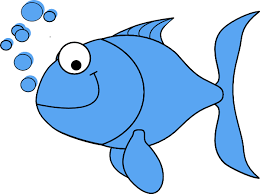
//> input picture inputImages/fish.png, 260 x 194 px
$ ./10_cannyEdgeDetection   (built with g++ and OpenCV 4)
//> lines starting //> are read from the running program, lines starting //| are printed output that depends on the picture; after the words box and inside, x2 and y2 are one past the last pixel; in counts of white or black regions, pixels touching at a corner belong together
/*
*   Author - Priyen Shah
*   Emp ID - 141541

Problem statement:

 Write a program for canny edge detection.
 Its a process of 4 modules viz.
 i) Gaussian smoothing
 ii) Sobel Edge detection
 iii) non-maximal suppression
 iv) Hysteresis Thresholding

*/

#include <opencv2/opencv.hpp>
#include <iostream>
#include <stdint.h>
#include <cmath>

void GaussianFilterCreation(float GKernel[][5])
{
    // intialising standard deviation to 1.0
    float sigma = 1.0;
    float r, s = 2.0 * sigma * sigma;

    // sum is for normalization
    float sum = 0.0;

    // generating 5x5 kernel
    for (int x = -2; x <= 2; x++) {
        for (int y = -2; y <= 2; y++) {
            r = sqrt(x * x + y * y);
            GKernel[x + 2][y + 2] = (exp(-(r * r) / s)) / (M_PI * s);
            sum += GKernel[x + 2][y + 2];
        }
    }

    // normalising the Kernel
    for (int i = 0; i < 5; ++i)
        for (int j = 0; j < 5; ++j)
            GKernel[i][j] /= sum;
}

int convolution_for_8_bit_mat(cv::Mat& inputImage, cv::Mat& outputImage, cv::Mat& kernel) {
    //Create a inputImage object of all zeros. The data type should be same as input image. Here unsigned int of 8 bits
    cv::Mat paddedImage = cv::Mat::zeros(inputImage.rows+kernel.rows-1,inputImage.cols+kernel.cols-1, CV_8U);

    //Padding of image
    //Add the input image in to the paddedImage inputImage obj. Leave the size of padding aside. So initialize the row and col counter accordingly
    for(int row=(int)kernel.rows/2;row<paddedImage.rows-(int)kernel.rows/2;row++) {
        for(int col=(int)kernel.cols/2;col<paddedImage.cols-(int)kernel.cols/2;col++) {
            // Ensure that the input image data is taken from zeroth index.
            paddedImage.at<uint8_t>(row, col) = inputImage.at<uint8_t>(row-(int)kernel.rows/2, col-(int)kernel.cols/2);
        }
    }

    //Convolve the image with the input filter
    for(int row=(int)kernel.rows/2; row<((paddedImage.rows)-(int)kernel.rows/2); row++) {
        for(int col=(int)kernel.cols/2; col<((paddedImage.cols)-(int)kernel.cols/2); col++) {
            int t_sum = 0;
            for(int k_row=-(int)kernel.rows/2; k_row<(kernel.rows-(int)kernel.rows/2); k_row++) {
                for(int k_col=-(int)kernel.cols/2; k_col<(kernel.cols-(int)kernel.cols/2); k_col++) {
                    t_sum += (int)((int)paddedImage.at<uint8_t>(row+k_row, col+k_col) * (float)kernel.at<float>(k_row+(int)kernel.rows/2, k_col+(int)kernel.cols/2));
                }
            }
            outputImage.at<uint8_t>(row-(int)kernel.rows/2, col-(int)kernel.cols/2) = t_sum;
        }
    }
}

int convolution_for_32_bit_mat(cv::Mat& inputImage, cv::Mat& outputImage, cv::Mat& kernel) {
    //Create a inputImage object of all zeros. The data type should be same as input image. Here unsigned int of 32 bits
    cv::Mat paddedImage = cv::Mat::zeros(inputImage.rows+kernel.rows-1,inputImage.cols+kernel.cols-1, CV_32F);

    //Padding of image
    for(int row=(int)kernel.rows/2;row<paddedImage.rows-(int)kernel.rows/2;row++) {
        for(int col=(int)kernel.cols/2;col<paddedImage.cols-(int)kernel.cols/2;col++) {
            // Ensure that the input image data is taken from zeroth index.
            paddedImage.at<float>(row, col) = inputImage.at<uint8_t>(row-(int)kernel.rows/2, col-(int)kernel.cols/2);
        }
    }
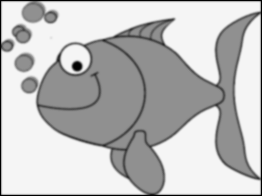
//> paddedImage: 196 rows x 262 cols, CV_32FC1; min 0, max 245, mean 189.9

    //Convolution
    for(int row=(int)kernel.rows/2;row<((paddedImage.rows)-(int)kernel.rows/2);row++) {
        for(int col=(int)kernel.cols/2;col<((paddedImage.cols)-(int)kernel.cols/2);col++) {
            float t_sum = 0;
            for(int k_row=-(int)kernel.rows/2; k_row<(kernel.rows-(int)kernel.rows/2); k_row++) {
                for(int k_col=-(int)kernel.cols/2; k_col<(kernel.cols-(int)kernel.cols/2); k_col++) {
                    t_sum += (float)((float)paddedImage.at<float>(row+k_row, col+k_col) * (float)kernel.at<float>(k_row+(int)kernel.rows/2, k_col+(int)kernel.cols/2));
                }
            }
            outputImage.at<float>(row-(int)kernel.rows/2, col-(int)kernel.cols/2) = t_sum;
        }
    }
//> outputImage: 194 rows x 260 cols, CV_32FC1
}

void gaussianBlur(cv::Mat& inputImage, cv::Mat& outputImage){

    float gaussianKernelData[5][5];
    GaussianFilterCreation(gaussianKernelData);
    cv::Mat gaussianKernel(5,5, CV_32F, gaussianKernelData);

    convolution_for_8_bit_mat(inputImage, outputImage, gaussianKernel);

    cv::imshow("blurred",outputImage);
}

void edgesX(cv::Mat& inputImage, cv::Mat& edgeImage){

    //Applying edge detection kernel for X direction
    float kernelData_For_X_direction[] = {-1, 0, 1,
                                          -2, 0, 2,
                                          -1, 0, 1};

    cv::Mat kernel_For_X_direction(3,3,CV_32F,kernelData_For_X_direction);
    convolution_for_32_bit_mat(inputImage, edgeImage, kernel_For_X_direction);

    cv::imshow("Edges along X", edgeImage);

}

void edgesY(cv::Mat& inputImage, cv::Mat& edgeImage){

    //Applying edge detection kernel for X direction
    float kernelData_For_Y_direction[] = {-1, -2, -1,
                                           0,  0,  0,
                                           1,  2,  1 };

    cv::Mat kernel_For_Y_direction(3,3,CV_32F,kernelData_For_Y_direction);
    convolution_for_32_bit_mat(inputImage, edgeImage, kernel_For_Y_direction);

    cv::imshow("Edges along Y", edgeImage);

}

cv::Mat computeGradientMagnitude(cv::Mat& edges_along_X, cv::Mat& edges_along_Y){
    //Initialize this matrix object as CV_32F as the calculated values will be floating in nature.
    cv::Mat gradientMatrix = cv::Mat::zeros(edges_along_X.rows, edges_along_X.cols, CV_32F);

    //Calculation of Gradient Magnitude
    for(int row=0; row<gradientMatrix.rows ;row++) {
        for(int col=0;col<gradientMatrix.cols;col++) {
            gradientMatrix.at<float>(row, col) = (float)sqrt(pow(edges_along_X.at<float>(row, col), 2)
                                                          + pow(edges_along_Y.at<float>(row, col), 2));
        }
    }
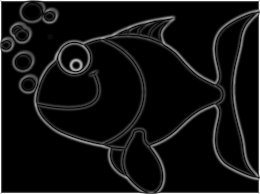
//> gradientMatrix: 194 rows x 260 cols, CV_32FC1; min 0, max 936, mean 66.7; drawn with min black and max white

    //initialize some value as max value
    float maxValue = gradientMatrix.at<float>(0, 0);
//> maxValue = 782.1
    for(int row=0;row<gradientMatrix.rows;row++) {
        for(int col=0;col<gradientMatrix.cols;col++) {

            //Update max value if larger value found
            if(gradientMatrix.at<float>(row, col)>maxValue) {
                maxValue = gradientMatrix.at<float>(row, col);
            }
        }
    }
//> after the loop, maxValue = 936

    //Normalize the entire image w.r.t max value to  retain the edges only.
    for(int row=0;row<gradientMatrix.rows;row++) {
        for(int col=0; col<gradientMatrix.cols; col++) {
            gradientMatrix.at<float>(row, col) *= 255/maxValue;
        }
    }


    for(int row=0;row<gradientMatrix.rows;row++) {
        for(int col=0;col<gradientMatrix.cols;col++) {
            gradientMatrix.at<float>(row, col) = (int)gradientMatrix.at<float>(row, col);
        }
    }

    cv::Mat output(gradientMatrix.rows,gradientMatrix.cols, CV_8U, cv::Scalar::all(0));

    //Covert the CV_32F image to CV_8U
    for(int row=0;row<gradientMatrix.rows;row++) {
        for(int col=0;col<gradientMatrix.cols;col++) {
            output.at<uchar>(row, col) = gradientMatrix.at<float>(row, col);
        }
    }
    return output;

}

double pi(){
    return std::atan(1)*4;
}

cv::Mat gradientDirection(cv::Mat& edges_along_X, cv::Mat& edges_along_Y) {

    cv::Mat gradAngle = cv::Mat::zeros(edges_along_X.rows, edges_along_X.cols, CV_32F);

    //Calculation of gradient direction in radians
    for(int row=0;row < gradAngle.rows;row++) {
        for(int col=0;col<gradAngle.cols;col++) {
            gradAngle.at<float>(row, col) = atan2(edges_along_Y.at<float>(row, col), edges_along_X.at<float>(row, col));
        }
    }
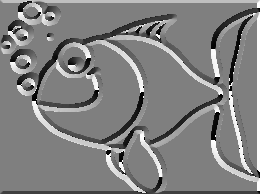
//> gradAngle: 194 rows x 260 cols, CV_32FC1; min -3.14, max 3.14, mean 0.0389; drawn with min black and max white

    //Conversion from radians to degrees
    for(int row=0;row<gradAngle.rows;row++) {
        for(int col=0;col<gradAngle.cols;col++) {
            gradAngle.at<float>(row, col) = (180 * gradAngle.at<float>(row, col))/pi();
        }
    }

    // Setting to 0(degree) to 180(degree)
    for(int row=0;row<gradAngle.rows;row++) {
        for(int col=0;col<gradAngle.cols;col++) {
            gradAngle.at<float>(row, col) += 180 ;
        }
    }

    return gradAngle;
}

cv::Mat non_max_suppression(cv::Mat& magnitude, cv::Mat& direction) {

    cv::Mat suppressed = cv::Mat::zeros(magnitude.rows,magnitude.cols, CV_8U);
    int before_pixel, after_pixel;
    int PI=180;

    for(int row=1;row<(magnitude.rows-1);row++) {
        for(int col=1;col<(magnitude.cols-1);col++) {

           //East-West direction
           if((0 <= direction.at<float>(row,col) < (PI/8)) || ((15*PI/8) <= direction.at<float>(row,col) <= (2*PI)) || (157.5 <= direction.at<float>(row,col) < 202.5)) {
                before_pixel = magnitude.at<uint8_t>(row, col-1);
                after_pixel = magnitude.at<uint8_t>(row, col+1);
           }

           //NorthEast-SouthWest direction
           else if(((PI/8) <= direction.at<float>(row,col) < (3*PI/8)) || ((9*PI/8) <= direction.at<float>(row,col) < (11*PI/8))) {
                before_pixel = magnitude.at<uint8_t>(row+1, col-1);
                after_pixel = magnitude.at<uint8_t>(row-1, col+1);
           }

           //North-South direction
           else if(((3*PI/8) <= direction.at<float>(row,col) < (5*PI/8)) || ((11*PI/8) <= direction.at<float>(row,col) < (13*PI/8))) {
                before_pixel = magnitude.at<uint8_t>(row-1, col);
                after_pixel = magnitude.at<uint8_t>(row+1, col);
           }

           //(5*PI/8, 7*PI/8) or (13*PI/8, 15*PI/8) -> NorthWest-SouthEast direction
           else {
                before_pixel = magnitude.at<uint8_t>(row-1, col-1);
                after_pixel = magnitude.at<uint8_t>(row+1, col+1);
           }

           if((magnitude.at<uint8_t>(row, col)>=before_pixel) && (magnitude.at<uint8_t>(row, col)>=after_pixel)) {
               suppressed.at<uint8_t>(row, col) = magnitude.at<uint8_t>(row, col);
           }

           else {
               suppressed.at<uint8_t>(row, col) = 0;
           }
        }
    }
//> this loop made 192 passes
//> (before_pixel, after_pixel) on passes 1 to 3: (78, 234), (16, 252), (11, 255)
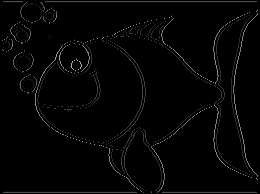
//> suppressed: 194 rows x 260 cols, CV_8UC1; min 0, max 182, mean 4.5
//> after the loop, before_pixel = 78; after_pixel = 234

    return suppressed;
}

cv:: Mat threshold(cv::Mat& non_max, int low, int high, int weak) {
//> called with low = 10, high = 25, weak = 50

    cv::Mat thresh = cv::Mat::zeros(non_max.rows,non_max.cols, CV_8U);

    int strong = 255;

    for(int row=0;row<non_max.rows;row++) {
        for(int col=0;col<non_max.cols;col++) {
            if(non_max.at<uint8_t>(row, col)>high) {
                thresh.at<uint8_t>(row, col) = strong;
            }
            else if((non_max.at<uint8_t>(row, col)<=high)&&(non_max.at<uint8_t>(row, col)>=low)) {
                thresh.at<uint8_t>(row, col) = weak;
            }
       }
    }
    return thresh;
}

cv::Mat hysteresis(cv::Mat& doubleThresholdedImage, int weak) {
//> called with weak = 50

    cv::Mat top_bottom = doubleThresholdedImage.clone();
    cv::Mat bottom_top = doubleThresholdedImage.clone();
    cv::Mat right_left = doubleThresholdedImage.clone();
    cv::Mat left_right = doubleThresholdedImage.clone();


    //Scanning Top to bottom
    for(int row=1;row<doubleThresholdedImage.rows;row++) {
        for(int col=1;col<doubleThresholdedImage.cols;col++) {
            if(top_bottom.at<uint8_t>(row, col)==weak) {
                if((top_bottom.at<uint8_t>(row, col+1) == 255) || (top_bottom.at<uint8_t>(row, col-1) == 255) || (top_bottom.at<uint8_t>(row-1, col) == 255) || (top_bottom.at<uint8_t>(row+1, col) == 255) || (top_bottom.at<uint8_t>(row-1, col-1) == 255) || (top_bottom.at<uint8_t>(row+1, col-1) == 255) || (top_bottom.at<uint8_t>(row-1, col+1) == 255) || (top_bottom.at<uint8_t>(row+1, col+1) == 255)) {
                    top_bottom.at<uint8_t>(row, col) = 255;
                }
                else {
                    top_bottom.at<uint8_t>(row, col) = 0;
                }
             }
         }
    }
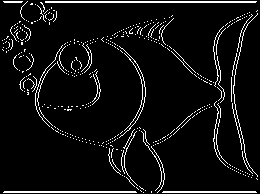
//> top_bottom: 194 rows x 260 cols, CV_8UC1; 6.4% white in thin lines or dots

    //Scanning Bottom to Top
    for(int row=(doubleThresholdedImage.rows-1);row>0;row--) {
        for(int col=(doubleThresholdedImage.cols-1);col>0;col--) {
            if(bottom_top.at<uint8_t>(row, col)==weak) {
                if((bottom_top.at<uint8_t>(row, col+1) == 255) || (bottom_top.at<uint8_t>(row, col-1) == 255) || (bottom_top.at<uint8_t>(row-1, col) == 255) || (bottom_top.at<uint8_t>(row+1, col) == 255) || (bottom_top.at<uint8_t>(row-1, col-1) == 255) || (bottom_top.at<uint8_t>(row+1, col-1) == 255) || (bottom_top.at<uint8_t>(row-1, col+1) == 255) || (bottom_top.at<uint8_t>(row+1, col+1) == 255)) {
                    bottom_top.at<uint8_t>(row, col) = 255;
                }
                else {
                    bottom_top.at<uint8_t>(row, col) = 0;
                }
             }
         }
    }
//> bottom_top: 194 rows x 260 cols, CV_8UC1; 6.4% white in thin lines or dots

    //Scanning Right to Left
    for(int row=1;row<doubleThresholdedImage.rows;row++) {
        for(int col=(doubleThresholdedImage.cols-1);col>0;col--) {
            if(right_left.at<uint8_t>(row, col)==weak) {
                if((right_left.at<uint8_t>(row, col+1) == 255) || (right_left.at<uint8_t>(row, col-1) == 255) || (right_left.at<uint8_t>(row-1, col) == 255) || (right_left.at<uint8_t>(row+1, col) == 255) || (right_left.at<uint8_t>(row-1, col-1) == 255) || (right_left.at<uint8_t>(row+1, col-1) == 255) || (right_left.at<uint8_t>(row-1, col+1) == 255) || (right_left.at<uint8_t>(row+1, col+1) == 255)) {
                    right_left.at<uint8_t>(row, col) = 255;
                }
                else {
                    right_left.at<uint8_t>(row, col) = 0;
                }
             }
         }
    }
//> right_left: 194 rows x 260 cols, CV_8UC1; 6.4% white in thin lines or dots

    //Scanning Left to Right
    for(int row=(doubleThresholdedImage.rows-1);row>0;row--) {
        for(int col=1;col<doubleThresholdedImage.cols;col++) {
            if(left_right.at<uint8_t>(row, col)==weak) {
                if((left_right.at<uint8_t>(row, col+1) == 255) || (left_right.at<uint8_t>(row, col-1) == 255) || (left_right.at<uint8_t>(row-1, col) == 255) || (left_right.at<uint8_t>(row+1, col) == 255) || (left_right.at<uint8_t>(row-1, col-1) == 255) || (left_right.at<uint8_t>(row+1, col-1) == 255) || (left_right.at<uint8_t>(row-1, col+1) == 255) || (left_right.at<uint8_t>(row+1, col+1) == 255)) {
                    left_right.at<uint8_t>(row, col) = 255;
                }
                else {
                    left_right.at<uint8_t>(row, col) = 0;
                }
             }
         }
    }
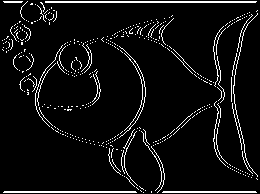
//> left_right: 194 rows x 260 cols, CV_8UC1; 6.4% white in thin lines or dots

    cv::Mat final_image = cv::Mat::zeros(doubleThresholdedImage.rows,doubleThresholdedImage.cols, CV_32F);

    for(int row=0;row<doubleThresholdedImage.rows;row++) {
        for(int col=0;col<doubleThresholdedImage.cols;col++) {
            final_image.at<float>(row, col) = (float)(top_bottom.at<uint8_t>(row, col) + bottom_top.at<uint8_t>(row, col)+right_left.at<uint8_t>(row, col)+left_right.at<uint8_t>(row, col));
        }
    }

    for(int row=0;row<doubleThresholdedImage.rows;row++) {
        for(int col=0;col<doubleThresholdedImage.cols;col++) {
            if(final_image.at<float>(row, col)>255) {
                final_image.at<float>(row, col) = 255;
            }
        }
    }
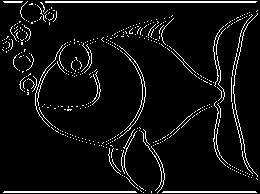
//> final_image: 194 rows x 260 cols, CV_32FC1; 6.4% white in thin lines or dots

    cv::Mat output = cv::Mat::zeros(doubleThresholdedImage.rows,doubleThresholdedImage.cols, CV_8U);

    //Converison to 8 bit
    for(int row=0;row<doubleThresholdedImage.rows;row++) {
        for(int col=0;col<doubleThresholdedImage.cols;col++) {
            output.at<uint8_t>(row, col) = final_image.at<float>(row, col);
        }
    }
//> output: 194 rows x 260 cols, CV_8UC1; 6.4% white in thin lines or dots
    return output;
}

void saveImageToFile(cv::Mat& image, std::string fileName){

    cv::imwrite(fileName, image);
    std::cout << "Output image saved as: " << fileName << std::endl;
}

int main(){

    cv::Mat inputImage = cv::imread("fish.png",0);
    cv::imshow("Input image", inputImage);

    cv::Mat blurredImage = cv::Mat::zeros(inputImage.rows, inputImage.cols, CV_8U);

    gaussianBlur(inputImage, blurredImage);

    cv::Mat edges_along_X = cv::Mat::zeros(inputImage.rows, inputImage.cols, CV_32F);
    cv::Mat edges_along_Y = cv::Mat::zeros(inputImage.rows, inputImage.cols, CV_32F);

    edgesX(blurredImage, edges_along_X);
    edgesY(blurredImage, edges_along_Y);

    cv::Mat gradientMagnitude = cv::Mat::zeros(inputImage.rows, inputImage.cols, CV_8U);
    gradientMagnitude = computeGradientMagnitude(edges_along_X, edges_along_Y);
    cv::imshow("Gradient Magnitude (Sobel Edges)", gradientMagnitude);

    cv::Mat gradientAngle = cv::Mat::zeros(inputImage.rows, inputImage.cols, CV_32F);
    gradientAngle = gradientDirection(edges_along_X, edges_along_Y);

    cv::Mat non_max = cv::Mat::zeros(inputImage.rows, inputImage.cols, CV_32F);
    non_max = non_max_suppression(gradientMagnitude, gradientAngle);

    cv::Mat doubleThresholdedImage = cv::Mat::zeros(inputImage.rows, inputImage.cols, CV_32F);
    int weakPixelVal=50;

    doubleThresholdedImage = threshold(non_max, 10, 25, weakPixelVal);
    cv::imshow( "Double Threshold", doubleThresholdedImage);

    cv::Mat cannyImage = cv::Mat::zeros(inputImage.rows, inputImage.cols, CV_32F);
    cannyImage = hysteresis(doubleThresholdedImage, weakPixelVal);
    cv::imshow("Canny Edge output", cannyImage);

    cv::waitKey(0);
    cv::destroyAllWindows();

    saveImageToFile(cannyImage, "cannyEdgeOutput.jpg");

    return 0;
}

$ run again, with inputImages/chess.png copied over inputImages/fish.png
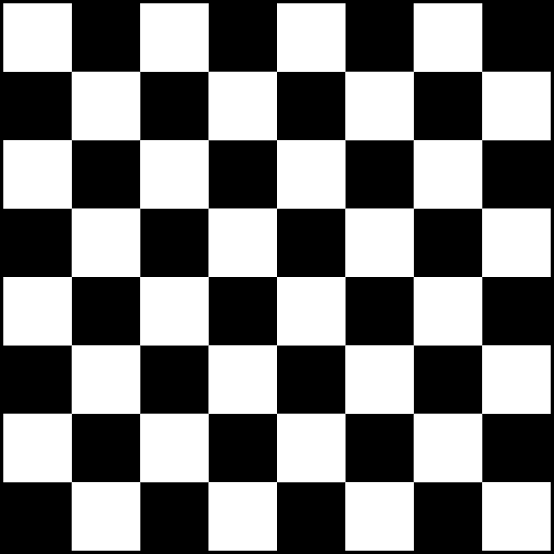
//> input picture inputImages/chess.png, 554 x 554 px
//> inputImage is the input picture: 554 rows x 554 cols, CV_8UC1; min 0, max 255, mean 125.1
//> in computeGradientMagnitude, `float maxValue = gradientMatrix.at<float>(0, 0);`: maxValue = 0
//> the loop in computeGradientMagnitude, `for(int row=0;row<gradientMatrix.rows;row++)` made 554 passes
//> maxValue on passes 1 to 3: 32, 213, 548
//> after the loop in computeGradientMagnitude, `for(int row=0;row<gradientMatrix.rows;row++)`: maxValue = 648
//> after the loop in gradientDirection, `for(int row=0;row<gradAngle.rows;row++)`:
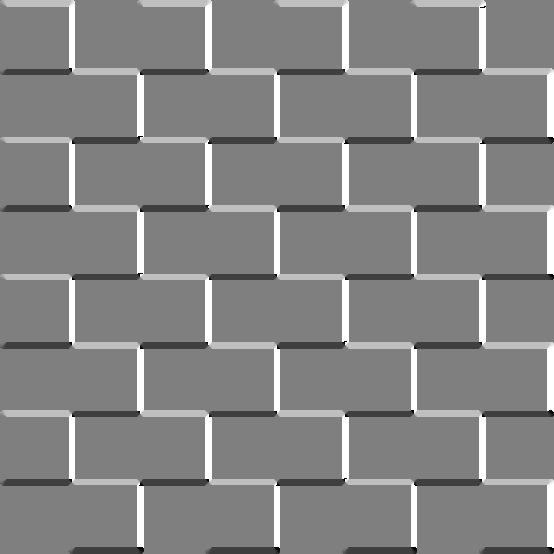
//> gradAngle: 554 rows x 554 cols, CV_32FC1; min -179.9, max 180, mean 7.7; drawn with min black and max white
//> after the loop in non_max_suppression, `for(int row=1;row<(magnitude.rows-1);row++)`: before_pixel = 27; after_pixel = 0
//> after the loop in hysteresis, `for(int row=0;row<doubleThresholdedImage.rows;row++)`:
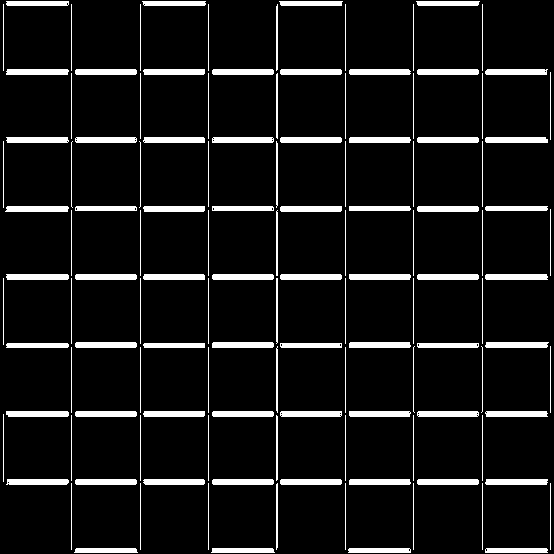
//> final_image: 554 rows x 554 cols, CV_32FC1; 8.9% white; 128 white regions, largest, box (x1, y1, x2, y2) and area: (5, 206, 69, 212) 373, (6, 274, 69, 280) 373, (485, 274, 548, 280) 373
